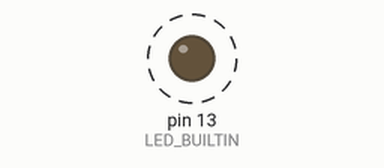
This sketch was run on a simulated Arduino Mega 2560, built with avr-gcc and run on an emulated ATmega2560. Shown: output pins drawn as LEDs (lit = HIGH). Dashed ring = blinking. The modem accepts every AT command (registered, SIM ready, sends succeed) and sends nothing else; what the sketch prints to the serial monitor is not drawn.

Above: at 1.5 s.
Timing chart, 0 to 5.6 s (numbered marks = the images above):
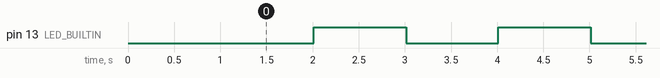

The sketch:

send.ino
```cpp
// based on code from: Tom Heylen
#define HC12 Serial1

long baud = 9600;
bool state = false;

void setup() {
  pinMode(LED_BUILTIN, OUTPUT);

  Serial.begin(baud);
  Serial.println("Serial monitor available... OK");

  Serial.print("Serial link available... ");
  HC12.begin(9600);

  // test HC-12
  Serial.print("HC-12 available... ");
  HC12.write("AT+DEFAULT");
  delay(1000);
  while (HC12.available() > 0) {
    Serial.write(HC12.read());
  }
  Serial.println();
  Serial.println("initialization done.");
}

void loop() {
  digitalWrite(LED_BUILTIN, state);
  Serial.println("1");
  HC12.println("test123.");
  delay(1000);

  state = !state;
}
```

Measured:
- by itself, pin 13 (LED_BUILTIN): alternates HIGH for 1.0 s and LOW for 1.0 s
